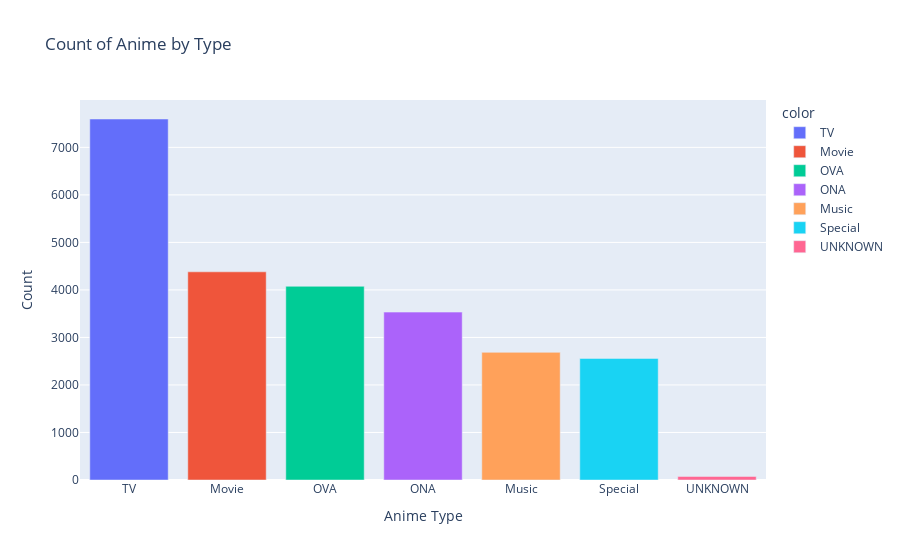

Notebook cell for this chart:
### Code cell
# Count the number of anime titles by type
type_counts = df_anime.groupBy('Type').count().orderBy('count', ascending=False)
types = type_counts.select(F.collect_list('Type')).first()[0]
count_by_types = type_counts.select(F.collect_list('count')).first()[0]

# Create a bar chart
fig = px.bar(x=types, y=count_by_types, color=types, labels={'x':'Anime Type', 'y':'Count'}, 
             title='Count of Anime by Type')

fig.show()

### Figure 1 — Plotly figure (JSON) as saved in the notebook; plotly's stock layout.template omitted (floating-point values rounded to 4 significant figures)
{"data": [{"alignmentgroup": "True", "hovertemplate": "color=TV<br>Anime Type=%{x}<br>Count=%{y}<extra></extra>", "legendgroup": "TV", "marker": {"color": "#636efa", "pattern": {"shape": ""}}, "name": "TV", "offsetgroup": "TV", "orientation": "v", "showlegend": true, "textposition": "auto", "type": "bar", "x": ["TV"], "xaxis": "x", "y": [7597], "yaxis": "y"}, {"alignmentgroup": "True", "hovertemplate": "color=Movie<br>Anime Type=%{x}<br>Count=%{y}<extra></extra>", "legendgroup": "Movie", "marker": {"color": "#EF553B", "pattern": {"shape": ""}}, "name": "Movie", "offsetgroup": "Movie", "orientation": "v", "showlegend": true, "textposition": "auto", "type": "bar", "x": ["Movie"], "xaxis": "x", "y": [4381], "yaxis": "y"}, {"alignmentgroup": "True", "hovertemplate": "color=OVA<br>Anime Type=%{x}<br>Count=%{y}<extra></extra>", "legendgroup": "OVA", "marker": {"color": "#00cc96", "pattern": {"shape": ""}}, "name": "OVA", "offsetgroup": "OVA", "orientation": "v", "showlegend": true, "textposition": "auto", "type": "bar", "x": ["OVA"], "xaxis": "x", "y": [4076], "yaxis": "y"}, {"alignmentgroup": "True", "hovertemplate": "color=ONA<br>Anime Type=%{x}<br>Count=%{y}<extra></extra>", "legendgroup": "ONA", "marker": {"color": "#ab63fa", "pattern": {"shape": ""}}, "name": "ONA", "offsetgroup": "ONA", "orientation": "v", "showlegend": true, "textposition": "auto", "type": "bar", "x": ["ONA"], "xaxis": "x", "y": [3533], "yaxis": "y"}, {"alignmentgroup": "True", "hovertemplate": "color=Music<br>Anime Type=%{x}<br>Count=%{y}<extra></extra>", "legendgroup": "Music", "marker": {"color": "#FFA15A", "pattern": {"shape": ""}}, "name": "Music", "offsetgroup": "Music", "orientation": "v", "showlegend": true, "textposition": "auto", "type": "bar", "x": ["Music"], "xaxis": "x", "y": [2686], "yaxis": "y"}, {"alignmentgroup": "True", "hovertemplate": "color=Special<br>Anime Type=%{x}<br>Count=%{y}<extra></extra>", "legendgroup": "Special", "marker": {"color": "#19d3f3", "pattern": {"shape": ""}}, "name": "Special", "offsetgroup": "Special", "orientation": "v", "showlegend": true, "textposition": "auto", "type": "bar", "x": ["Special"], "xaxis": "x", "y": [2558], "yaxis": "y"}, {"alignmentgroup": "True", "hovertemplate": "color=UNKNOWN<br>Anime Type=%{x}<br>Count=%{y}<extra></extra>", "legendgroup": "UNKNOWN", "marker": {"color": "#FF6692", "pattern": {"shape": ""}}, "name": "UNKNOWN", "offsetgroup": "UNKNOWN", "orientation": "v", "showlegend": true, "textposition": "auto", "type": "bar", "x": ["UNKNOWN"], "xaxis": "x", "y": [74], "yaxis": "y"}], "layout": {"barmode": "relative", "legend": {"title": {"text": "color"}, "tracegroupgap": 0}, "title": {"text": "Count of Anime by Type"}, "xaxis": {"anchor": "y", "domain": [0, 1], "title": {"text": "Anime Type"}}, "yaxis": {"anchor": "x", "domain": [0, 1], "title": {"text": "Count"}}}}
